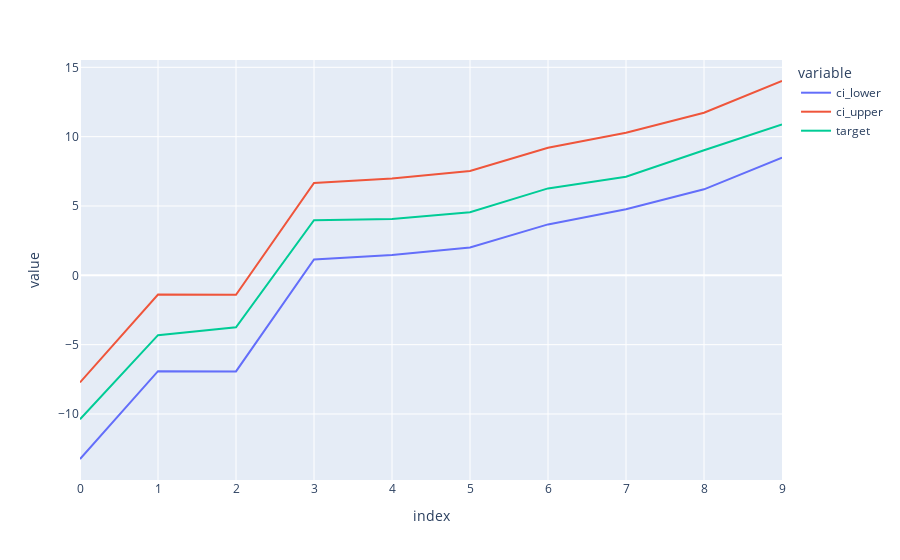

Notebook code for this chart:
### Markdown cell above
We perform a kind of bootstrap on the prediction value. That is, given a `new_sample`, we predict its value with the previously fitted linear regressors. We sort the predicted values, take the 2.5th and 97.5% percentiles (for a 95% confidence interval) and return their value.

### Code cell
new_samples = X_test[:1]  # some example of new sample


def compute_ci(lr, new_data, y_train, alpha=0.05):
    """
    return the lower and upper bounds of the confidence interval at level `alpha`
    """
    y_pred = lr.predict(new_data)
    std = stats.sem(y_train)

    quantile = 1 - alpha / 2
    n_samples = len(y_train)
    t_score = stats.t.ppf(quantile, n_samples - 1)
    eccentricity = t_score * std

    # compute lower and upper percentile values
    conf_lower = np.round(y_pred - eccentricity, decimals=4)
    conf_upper = np.round(y_pred + eccentricity, decimals=4)

    return conf_lower, conf_upper


df_ci = pd.DataFrame()

# we use X_test as the new data
# but it could be some other unknown data
df_ci["ci_lower"], df_ci["ci_upper"] = compute_ci(
    lr=lr,
    new_data=X_test, 
    y_train=y_train,
)
df_ci["target"] = y_test
df_ci = df_ci.sort_values("target", ignore_index=True)
px.line(df_ci)

### Figure 1 — Plotly figure (JSON) as saved in the notebook; plotly's stock layout.template omitted (floating-point values rounded to 4 significant figures)
{"data": [{"hovertemplate": "variable=ci_lower<br>index=%{x}<br>value=%{y}<extra></extra>", "legendgroup": "ci_lower", "line": {"color": "#636efa", "dash": "solid"}, "marker": {"symbol": "circle"}, "mode": "lines", "name": "ci_lower", "orientation": "v", "showlegend": true, "type": "scatter", "x": [0, 1, 2, 3, 4, 5, 6, 7, 8, 9], "xaxis": "x", "y": [-13.24, -6.912, -6.926, 1.143, 1.464, 2.004, 3.672, 4.762, 6.201, 8.492], "yaxis": "y"}, {"hovertemplate": "variable=ci_upper<br>index=%{x}<br>value=%{y}<extra></extra>", "legendgroup": "ci_upper", "line": {"color": "#EF553B", "dash": "solid"}, "marker": {"symbol": "circle"}, "mode": "lines", "name": "ci_upper", "orientation": "v", "showlegend": true, "type": "scatter", "x": [0, 1, 2, 3, 4, 5, 6, 7, 8, 9], "xaxis": "x", "y": [-7.723, -1.391, -1.405, 6.664, 6.986, 7.525, 9.194, 10.28, 11.72, 14.01], "yaxis": "y"}, {"hovertemplate": "variable=target<br>index=%{x}<br>value=%{y}<extra></extra>", "legendgroup": "target", "line": {"color": "#00cc96", "dash": "solid"}, "marker": {"symbol": "circle"}, "mode": "lines", "name": "target", "orientation": "v", "showlegend": true, "type": "scatter", "x": [0, 1, 2, 3, 4, 5, 6, 7, 8, 9], "xaxis": "x", "y": [-10.38, -4.315, -3.747, 3.974, 4.068, 4.552, 6.269, 7.115, 9.024, 10.88], "yaxis": "y"}], "layout": {"legend": {"title": {"text": "variable"}, "tracegroupgap": 0}, "margin": {"t": 60}, "xaxis": {"anchor": "y", "domain": [0, 1], "title": {"text": "index"}}, "yaxis": {"anchor": "x", "domain": [0, 1], "title": {"text": "value"}}}}
